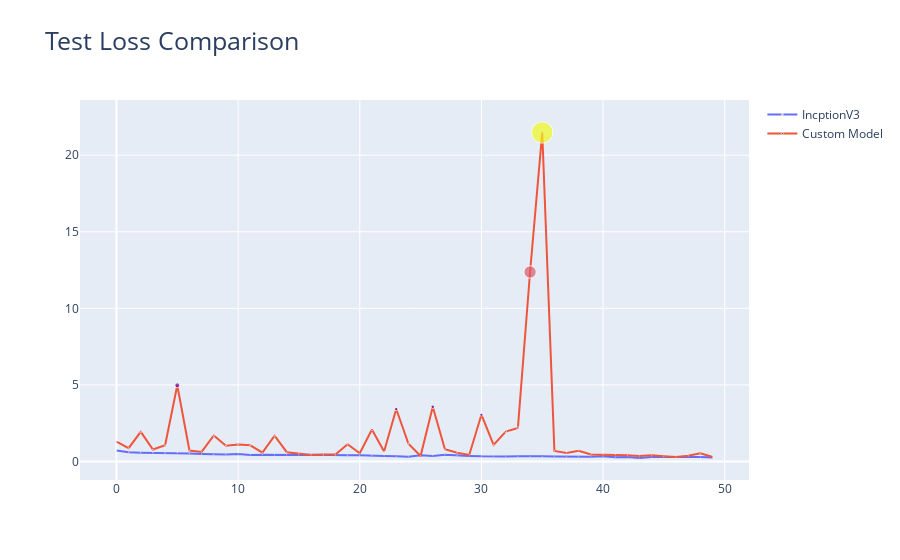

Here is the notebook cell this chart was saved with:
### Code cell
fig = go.Figure(data=go.Scatter(
    y=history_model_InceptionV3.history["val_loss"],
    mode='lines+markers',
    marker=dict(size=np.array(history_model_InceptionV3.history["val_loss"]),
                color=np.array(history_model_InceptionV3.history["val_loss"])*50),
    name="IncptionV3"
))


fig.add_trace(go.Scatter(
    y=history_custom_model.history["val_loss"],
    mode='lines+markers',
    marker=dict(size=np.array(history_custom_model.history["val_loss"]),
                color=np.array(history_custom_model.history["val_loss"])*50),
    name="Custom Model"
))


fig.update_layout(title=go.layout.Title(text="Test Loss Comparison",
                                        font=go.layout.title.Font(size=25)))

fig.show()
